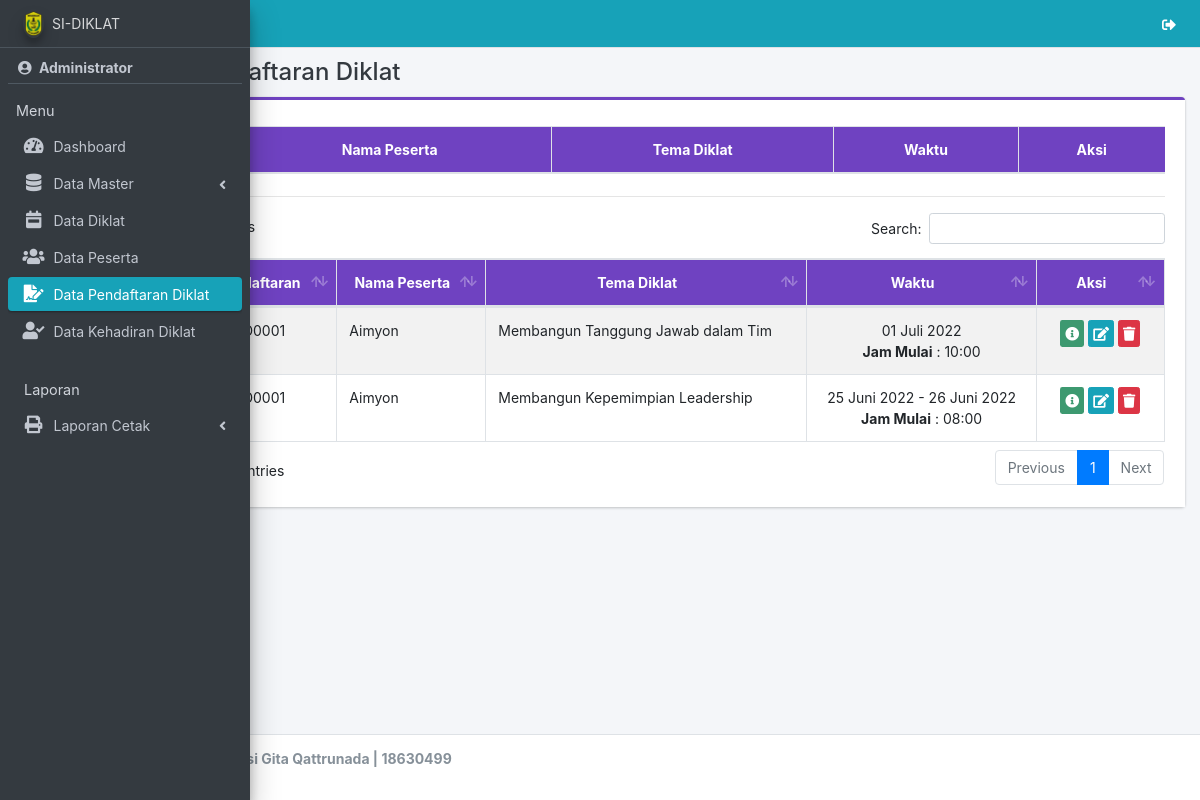
The page /admin/pendaftaran/index.php (signed in) on the database as committed earlier.
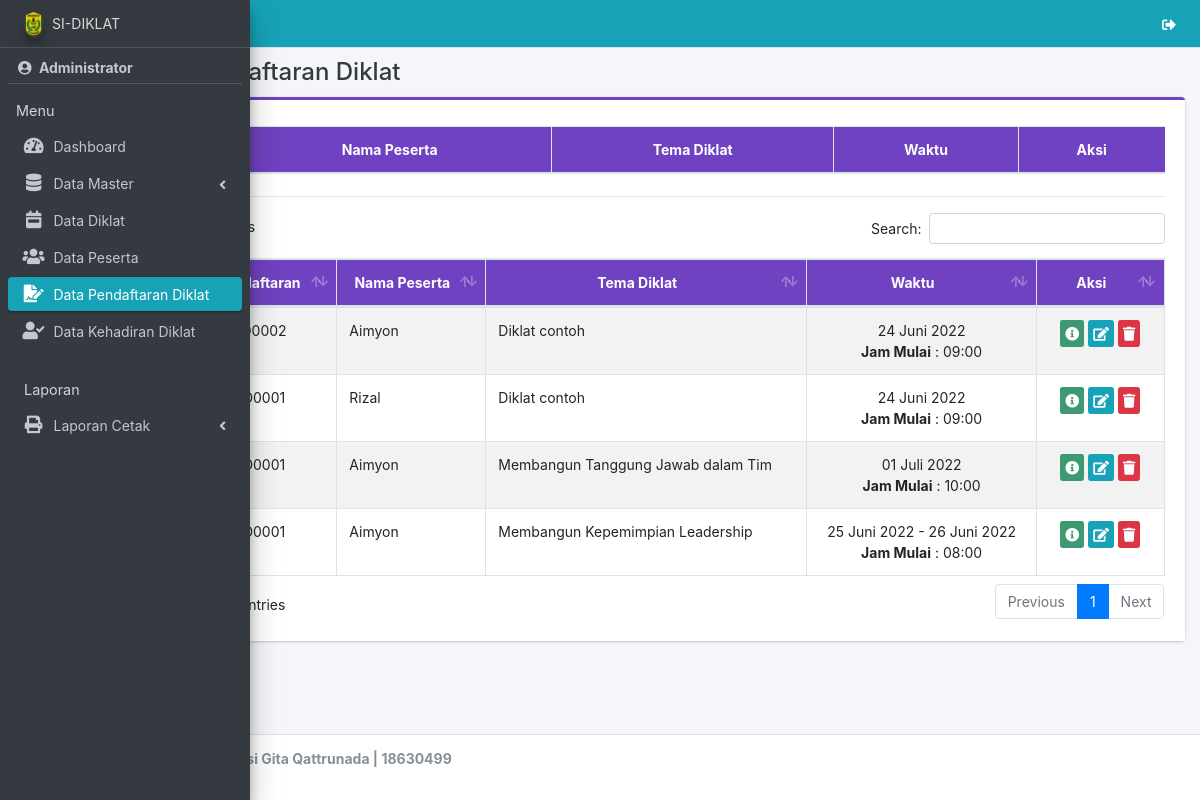
The same page on the database as committed later.
### tables this page shows
CREATE TABLE `pendaftaran` (
  `id_pendaftaran` int(11) NOT NULL,
  `id_peserta` int(11) NOT NULL,
  `nomor` varchar(20) DEFAULT NULL,
  `id_diklat` int(11) NOT NULL,
  `id_instansi` int(11) NOT NULL,
  `verif` char(1) NOT NULL
);

CREATE TABLE `peserta` (
  `id_peserta` int(11) NOT NULL,
  `nm_peserta` varchar(50) NOT NULL,
  `nip` varchar(30) NOT NULL,
  `tmpt_lahir` varchar(50) NOT NULL,
  `tgl_lahir` date NOT NULL,
  `jk` varchar(20) NOT NULL,
  `hp_peserta` varchar(20) NOT NULL,
  `email_peserta` varchar(50) NOT NULL,
  `pendidikan` varchar(30) NOT NULL,
  `pas_foto` varchar(100) NOT NULL
);

CREATE TABLE `diklat` (
  `id_diklat` int(11) NOT NULL,
  `tema` varchar(100) NOT NULL,
  `id_materi` int(11) NOT NULL,
  `id_tutor` int(11) NOT NULL,
  `tgl_mulai` date NOT NULL,
  `tgl_selesai` date NOT NULL,
  `jam_mulai` varchar(10) NOT NULL,
  `id_ruangan` int(11) NOT NULL,
  `sts` char(1) NOT NULL
);

### app/config.php (called while the page is built, shortened)
<?php
function tgl($tanggal)
{
  $bulan = array(
    1 =>   'Januari',
    'Februari',
    'Maret',
    'April',
    'Mei',
    'Juni',
    'Juli',
    'Agustus',
    'September',
    'Oktober',
    'November',
    'Desember'
  );
  $pecahkan = explode('-', $tanggal);
  return $pecahkan[2] . ' ' . $bulan[(int) $pecahkan[1]] . ' ' . $pecahkan[0];
}

### admin/pendaftaran/index.php (the view, shortened to what the rows shown need)
<?php
require '../../app/config.php';
include_once '../../template/header.php';
?>
<div class="content-wrapper">
    <section class="content">
        <div class="container-fluid">
            <div class="row">
                <div class="col-md-12">
                    <div class="card card-purple card-outline">
                        <div class="card-body" style="background-color: white;">
                            <div class="table-responsive">
                                <table class="table table-bordered table-striped dataTable">
                                    <thead class="bg-purple">
                                        <tr align="center">
                                            <th>No</th>
                                            <th>Nama Peserta</th>
                                            <th>Tema Diklat</th>
                                            <th>Waktu</th>
                                            <th>Aksi</th>
                                        </tr>
                                    </thead>
                                </table>
                            </div>
                            <div class="table-responsive">
                                <table id="example1" class="table table-bordered table-striped dataTable">
                                    <thead class="bg-purple">
                                        <tr align="center">
                                            <th>No</th>
                                            <th>No. Pendaftaran</th>
                                            <th>Nama Peserta</th>
                                            <th>Tema Diklat</th>
                                            <th>Waktu</th>
                                            <th>Aksi</th>
                                        </tr>
                                    </thead>
                                    <tbody>
                                        <?php
                                        $no = 1;
                                        $data = $con->query("SELECT * FROM pendaftaran a JOIN diklat b ON a.id_diklat = b.id_diklat JOIN peserta c ON a.id_peserta = c.id_peserta WHERE verif = 1 ORDER BY id_pendaftaran DESC");
                                        while ($row = $data->fetch_array()) {
                                        ?>
                                            <tr>
                                                <td align="center" width="5%"><?= $no++ ?></td>
                                                <td align="center">
                                                    <?php if (!empty($row['nomor'])) {
                                                        echo $row['nomor'];
                                                    } else {
                                                        echo 'Menunggu Verifikasi';
                                                    } ?>
                                                </td>
                                                <td><?= $row['nm_peserta'] ?></td>
                                                <td><?= $row['tema'] ?></td>
                                                <td align="center">
                                                    <?php if ($row['tgl_mulai'] == $row['tgl_selesai']) { ?>
                                                        <?= tgl($row['tgl_mulai']) ?>
                                                    <?php } else { ?>
                                                        <?= tgl($row['tgl_mulai']) . ' - ' . tgl($row['tgl_selesai']) ?>
                                                    <?php } ?>
                                                    <br>
                                                    <b>Jam Mulai</b> : <?= $row['jam_mulai'] ?>
                                                </td>
                                                <td align="center" width="12%">
                                                    <a href="#id<?= $row[0]; ?>" data-toggle="modal" class="btn bg-olive btn-xs" title="Detail"><i class="fa fa-info-circle"></i></a>
                                                    <a href="edit?id=<?= $row[0] ?>" class="btn btn-info btn-xs" title="Edit"><i class="fa fa-edit"></i></a>
                                                    <a href="hapus?id=<?= $row[0] ?>" class="btn btn-danger btn-xs alert-hapus" title="Hapus"><i class="fa fa-trash"></i> </a>
                                                </td>
                                            </tr>
                                        <?php } ?>
                                    </tbody>
                                </table>
                            </div>
                        </div>
                    </div>
                </div>
            </div>
        </div>
    </section>
</div>
<?php
include_once '../../template/footer.php';
?>

Rows that differ between the two databases and show on the page:
added pendaftaran: nomor "NPD0002", id_peserta.nm_peserta "Aimyon", id_diklat.tema "Diklat contoh", id_diklat.tgl_mulai "24 Juni 2022", id_diklat.jam_mulai "09:00"
added pendaftaran: nomor "NPD0001", id_peserta.nm_peserta "Rizal", id_diklat.tema "Diklat contoh", id_diklat.tgl_mulai "24 Juni 2022", id_diklat.jam_mulai "09:00"
Other text that changed with them:
text written by a page script: "Search: Showing 1 to 2 of 2 entries Previous 1 Next" → "Search: Showing 1 to 4 of 4 entries Previous 1 Next"
